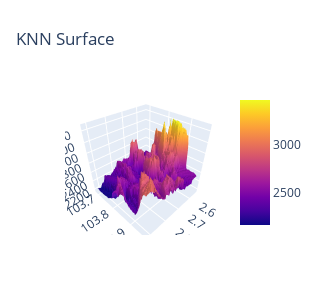

Write notebook code for a chart like this one.
### Code cell
#draw 3D surface
from plotly import graph_objects as go
from plotly.subplots import make_subplots

fig = go.Figure(data=[go.Surface(z=Z, x=xx, y=yy)])

fig.update_layout(title='KNN Surface', autosize=False,
                    width=500, height=500,
                    margin=dict(l=65, r=50, b=65, t=90))
fig.show()

### Figure 1 — Plotly figure (JSON) as saved in the notebook; plotly's stock layout.template omitted (floating-point values rounded to 4 significant figures; data arrays with more than 128 entries replaced by an {"elided": "..."} marker saying what was removed)
{"data": [{"type": "surface", "x": {"elided": "100x100 float values"}, "y": {"elided": "100x100 float values"}, "z": {"elided": "100x100 float values"}}], "layout": {"autosize": false, "height": 300, "margin": {"b": 65, "l": 65, "r": 50, "t": 90}, "title": {"text": "KNN Surface"}, "width": 300}}
